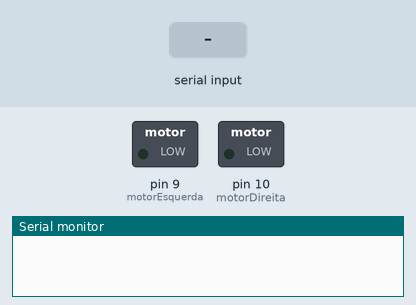
Recording of a sketch running on a simulated Arduino Uno, built with avr-gcc and run on an emulated ATmega328P. Shown: switched loads named in the sketch (green lamp = pin HIGH), the last lines printed to the serial monitor. Inputs (shaded band) come from the test bench.

Above: at 1.2 s.
1.3 s: "F" received over Serial
At 2.5 s:
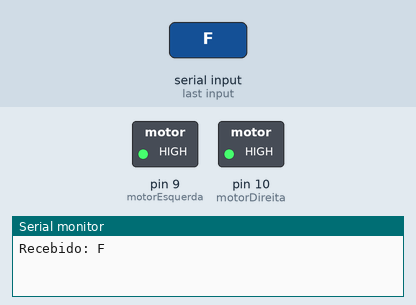
2.8 s: "E" received over Serial
At 3.8 s:
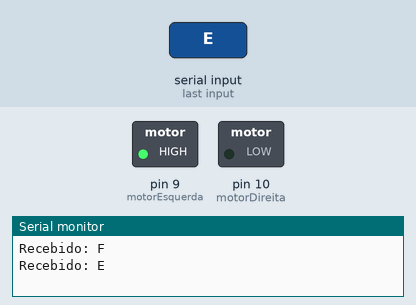
4.3 s: "D" received over Serial
At 4.9 s:
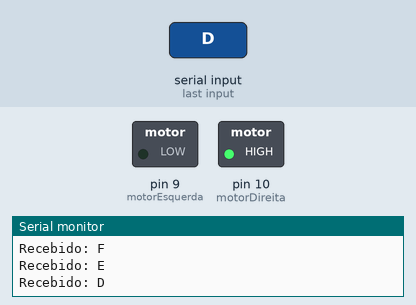
Timing chart, 0 to 7.3 s (numbered marks = the images above; inputs shaded):
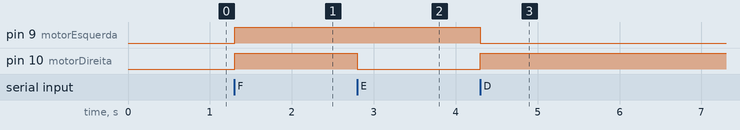

Measured:
- after the input at 1.3 s, pin 9 (motorEsquerda), pin 10 (motorDireita): LOW → HIGH at once
- after the input at 2.8 s, pin 10 (motorDireita): HIGH → LOW at once
- after the input at 4.3 s, pin 9 (motorEsquerda): HIGH → LOW at once; pin 10 (motorDireita): LOW → HIGH at once

The sketch:

teste_1_com_app.ino
```cpp
const int motorEsquerda = 9;
const int motorDireita = 10;

void setup() {
  Serial.begin(9600);
  pinMode(motorEsquerda, OUTPUT);
  pinMode(motorDireita, OUTPUT);
  // Inicia com motores desligados
  digitalWrite(motorEsquerda, LOW);
  digitalWrite(motorDireita, LOW);
}

void loop() {
  if (Serial.available() > 0) {
    char comando = Serial.read();

    // Limpa buffer serial
    while(Serial.available() > 0) Serial.read();

    switch(comando) {
      case 'F': // Frente
        digitalWrite(motorEsquerda, HIGH);
        digitalWrite(motorDireita, HIGH);
        break;
      case 'B': // Trás
        digitalWrite(motorEsquerda, HIGH);
        digitalWrite(motorDireita, HIGH);
        break;
      case 'E': // Esquerda
        digitalWrite(motorEsquerda, HIGH);
        digitalWrite(motorDireita, LOW);
        break;
      case 'D': // Direita
        digitalWrite(motorEsquerda, LOW);
        digitalWrite(motorDireita, HIGH);
        break;
      case 'S': // Parar (novo código)
        digitalWrite(motorEsquerda, LOW);
        digitalWrite(motorDireita, LOW);
        break;
    }
    Serial.print("Recebido: ");
    Serial.println(comando);
  }
}
```
